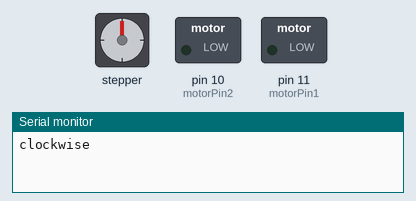
Simulated run of this program. Board: Arduino Mega 2560, built with avr-gcc and run on an emulated ATmega2560. Parts: stepper motor, switched loads named in the program (green lamp = pin HIGH), the last lines printed to the serial monitor. Stepper angles assume 2048 steps per turn.

Above: at 0.05 s.
At 1.15 s:
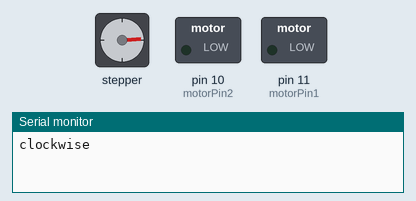
At 2.3 s:
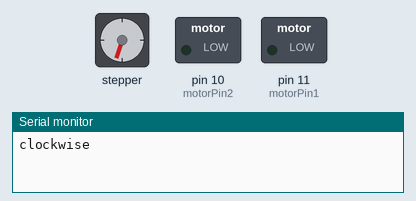
At 4.55 s:
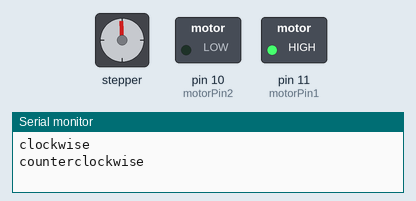
At 6.8 s:
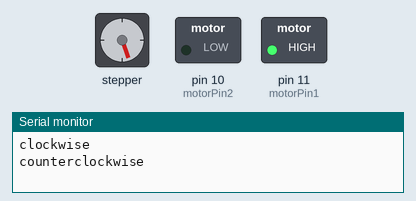
At 9.05 s:
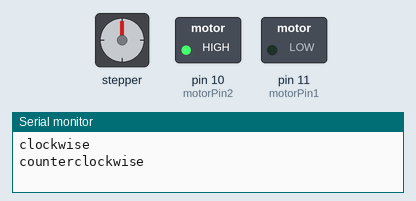
Timing chart, 0 to 11.8 s (numbered marks = the images above):
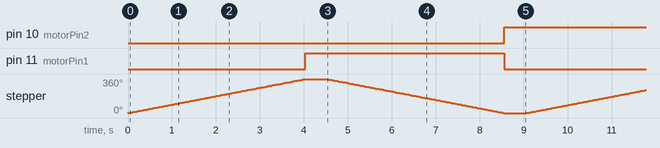

Measured:
- by itself, pin 10 (motorPin2), pin 11 (motorPin1): alternates HIGH for 4.5 s and LOW for 4.5 s
- by itself, stepper: turns 360° clockwise in 4.0 s, then 360° counter-clockwise in 4.0 s, repeating every 9.1 s

The program:

main.cpp
```cpp
#include <Arduino.h>
#include <Stepper.h>

// Set up the line follower sensor pin
int lineFollowerPin = A7;

// Set up the digital pin for the button
int buttonPin = 53;

const int stepsPerRevolution = 2048;  // change this to fit the number of steps per revolution
const int rolePerMinute = 15;         // Adjustable range of 28BYJ-48 stepper is 0~17 rpm

// initialize the stepper library on pins 8 through 11:
Stepper myStepper(stepsPerRevolution, 6, 7, 8, 9);

// Set up motor ctonrol pins
int motorPin1 = 11;
int motorPin2 = 10;


void setup() {
  // Start the serial communication
  Serial.begin(9600);

  // Set the line follower sensor pin as an input
  pinMode(lineFollowerPin, INPUT);

  // Set the button pin as an input
  pinMode(buttonPin, INPUT);

  // Stepper contro
  myStepper.setSpeed(rolePerMinute);
  // initialize the serial port:

  // Set up the motor control pins as outputs
  pinMode(motorPin1, OUTPUT);
  pinMode(motorPin2, OUTPUT);

  Serial.begin(9600);
}

void loop() {
  // step one revolution  in one direction:
  Serial.println("clockwise");
  myStepper.step(stepsPerRevolution);

  // Set the motor control pins to turn the motor on
  digitalWrite(motorPin1, HIGH);
  digitalWrite(motorPin2, LOW);

  delay(500);

  // step one revolution in the other direction:
  Serial.println("counterclockwise");
  myStepper.step(-stepsPerRevolution);

  // Set the motor control pins to turn the motor on
  digitalWrite(motorPin1, LOW);
  digitalWrite(motorPin2, HIGH);
  delay(500);
}
```
